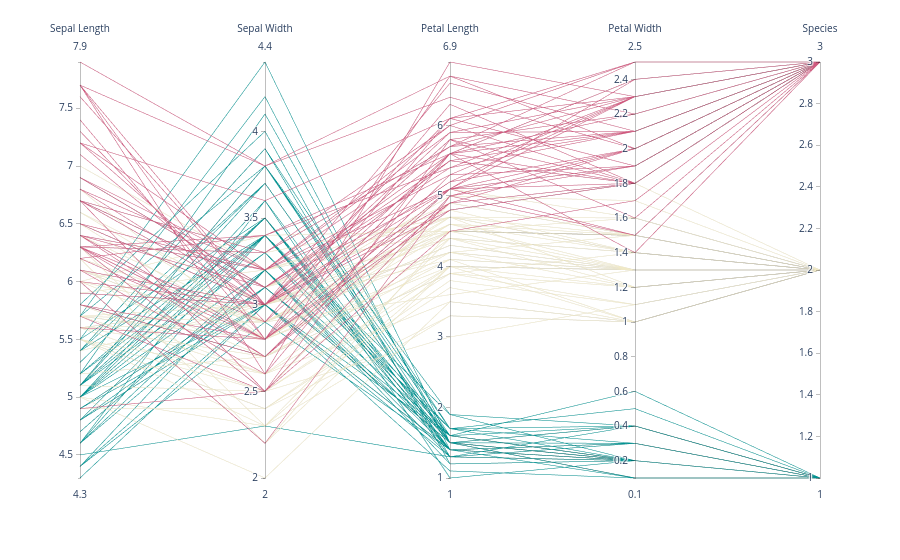

Notebook cell for this chart:
### Code cell
# activity: copying the code for a graph from the python graph gallery
# source: https://python-graph-gallery.com/parallel-coordinate-plot-plotly/

# import libraries
import plotly.express as px

# load the iris dataset provided by the library
df = px.data.iris()

# create the chart
fig = px.parallel_coordinates(
    df,
    color = "species_id",
    labels = {"species_id": "Species", "sepal_width": "Sepal Width", "sepal_length": "Sepal Length", "petal_width": "Petal Width", "petal_length": "Petal Length"},
    color_continuous_scale = px.colors.diverging.Tealrose,
    color_continuous_midpoint = 2
)

# hide the color scale since it is useless in this case
fig.update_layout(coloraxis_showscale=False)

# show the plot
fig.show()

### Figure 1 — Plotly figure (JSON) as saved in the notebook; plotly's stock layout.template omitted (floating-point values rounded to 4 significant figures; data arrays with more than 128 entries replaced by an {"elided": "..."} marker saying what was removed)
{"data": [{"dimensions": [{"label": "Sepal Length", "values": {"elided": "150 float values"}}, {"label": "Sepal Width", "values": {"elided": "150 float values"}}, {"label": "Petal Length", "values": {"elided": "150 float values"}}, {"label": "Petal Width", "values": {"elided": "150 float values"}}, {"label": "Species", "values": {"elided": "150 int values"}}], "domain": {"x": [0, 1], "y": [0, 1]}, "line": {"color": {"elided": "150 int values"}, "coloraxis": "coloraxis"}, "name": "", "type": "parcoords"}], "layout": {"coloraxis": {"cmid": 2, "colorbar": {"title": {"text": "Species"}}, "colorscale": [[0, "rgb(0, 147, 146)"], [0.1667, "rgb(114, 170, 161)"], [0.3333, "rgb(177, 199, 179)"], [0.5, "rgb(241, 234, 200)"], [0.6667, "rgb(229, 185, 173)"], [0.8333, "rgb(217, 137, 148)"], [1, "rgb(208, 88, 126)"]], "showscale": false}, "legend": {"tracegroupgap": 0}, "margin": {"t": 60}}}
